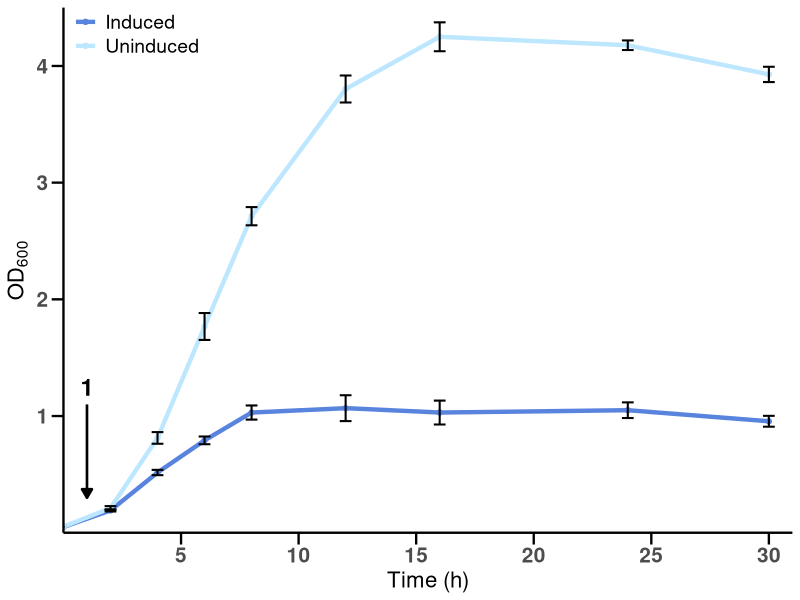
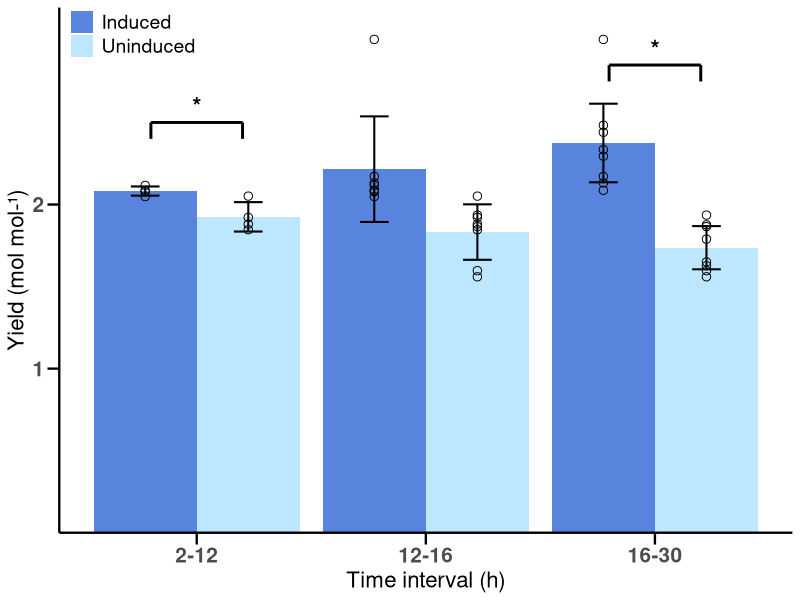
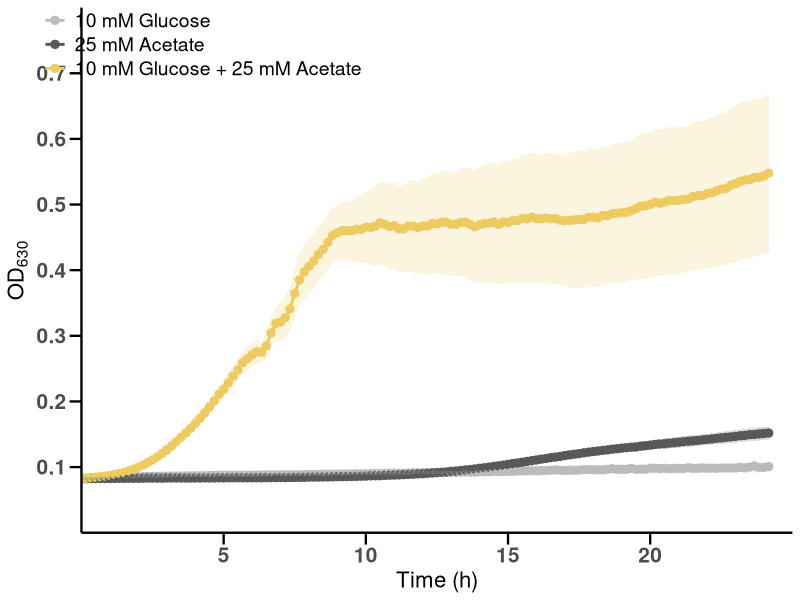
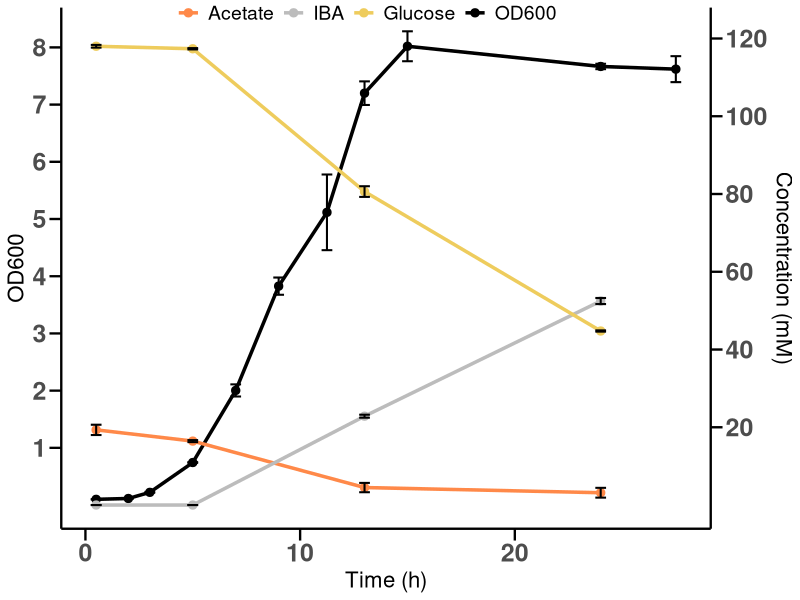

Source code (R) for these figures, in order:
## ---- chunk 1
library(tidyverse)
## ---- chunk 2
fig2a_data <- read_csv("../data-01/reproducing_plots/figure_2a_data.csv", show_col_types = FALSE)
## ---- chunk 3
fig2a_long <- fig2a_data %>%
  pivot_longer(
    cols = -`time (h)`,
    names_to = c("replicate", "condition"),
    names_sep = "_",
    values_to = "values"
  ) %>% 
  mutate(condition = str_to_title(condition)) %>% 
  # By transforming condition into a factor, we can control the order of the variables in the plot.
  mutate(condition = factor(condition, levels = c("Induced", "Uninduced")))
## ---- chunk 4
fig2a_summary <- fig2a_long %>%
  group_by(`time (h)`, condition) %>%
  summarize(
    mean = mean(values),
    sd = sd(values),
    .groups = 'drop'
  )
## ---- chunk 5

# Define colors for the conditions.
colors = c("Uninduced" = "#bce7fe", "Induced" = "#5884de")

p_fig2a <- ggplot(fig2a_summary, aes(x = `time (h)`, y = mean, color = condition)) +
  geom_line(linewidth = 1.5) +
  geom_point() +
  geom_errorbar(aes(ymin = mean - sd, ymax = mean + sd),
                color = "black", width = 0.5, linewidth = 0.7) +
  # Arrow pointing down at x = 1
  annotate("segment", x = 1, xend = 1, y = 1.1, yend = 0.3,
    arrow = grid::arrow(length = unit(0.25, "cm"), type = "closed"),
    color = "black", linewidth = 0.9
  ) +
  # Number "1" above the arrow
  annotate("text", x = 1, y = 1.25, label = "1", size = 6, fontface = "bold") +
  scale_color_manual(values = colors) +
  # Change x and y axis titles and limits
  labs(x = "Time (h)", y = expression(OD[600])) +
  scale_y_continuous(breaks = c(1, 2, 3, 4), expand = c(0, 0), limits = c(0, 4.5)) +
  scale_x_continuous(breaks = seq(5, 30, by = 5), expand = c(0, 0), limits = c(0, 31)) +
  # Apply a basic theme and customize it
  theme_minimal() +
  theme(
    panel.grid = element_blank(),
    axis.line = element_line(color = "black", linewidth = 0.8),
    axis.ticks = element_line(color = "black", linewidth = 0.8),
    axis.ticks.length = unit(0.3, "cm"),
    axis.text = element_text(size = 15, face = "bold"),
    axis.title = element_text(size = 16),
    legend.title = element_blank(),
    legend.text = element_text(size = 14),
    legend.position = c(0.1, 0.95)
  )
## ---- chunk 6
p_fig2a
## ---- chunk 7
fig2b_data <- read_csv("../data-01/reproducing_plots/figure_2b_data.csv", show_col_types = FALSE)
## ---- chunk 8

fig2b_long <- fig2b_data %>%
  pivot_longer(
    cols = -`timepoint (h)`,
    names_to = c("condition", "replicate"),
    names_sep = "_",
    values_to = "values"
  ) %>%
  mutate(condition = str_to_title(condition)) %>%
  # By transforming condition into a factor, we can control the order of the variables in the plot.
  mutate(condition = factor(condition, levels = c("Induced", "Uninduced"))) %>% 
      mutate("time_interval" = case_when(
    `timepoint (h)` >= 2 & `timepoint (h)` < 12 ~ "2-12",
    `timepoint (h)` >= 12 & `timepoint (h)` < 16 ~ "12-16",
    `timepoint (h)` >= 16 & `timepoint (h)` <= 30 ~ "16-30"
  )) %>% 
  mutate(time_interval = factor(time_interval, levels = c("2-12", "12-16", "16-30")))
## ---- chunk 9
fig2b_summary <- fig2b_long %>%
  group_by(condition, time_interval) %>%
  summarize(
    mean = mean(values),
    sd = sd(values),
    .groups = 'drop')
## ---- chunk 10
p_fig2b <- ggplot(fig2b_summary, aes(x = time_interval, y = mean, fill = condition)) +
  geom_bar(position = "dodge", stat = "identity") +
  geom_errorbar(aes(ymin = mean - sd, ymax = mean + sd),
                position = position_dodge(0.9), width = 0.25, linewidth = 0.7) +
  geom_point(
    data = fig2b_long %>% distinct(condition, time_interval, replicate, values),
    aes(x = time_interval, y = values, group = condition),
    color = "black", shape = 1,
    position = position_dodge(width = 0.9),
    size = 2.5,
    show.legend = FALSE
  ) +
  # Include brackets and asterisks for significance. Sometimes it's easier to do this in a graphic editor.
  annotate("segment", x = 0.8, xend = 1.2, y = 2.5, yend = 2.5, linewidth = 1) +
  annotate("segment", x = 0.8, xend = 0.8, y = 2.5, yend = 2.4, linewidth = 1) +
  annotate("segment", x = 1.2, xend = 1.2, y = 2.5, yend = 2.4, linewidth = 1) +
  annotate("text", x = 1, y = 2.6, label = "*", size = 6, fontface = "bold") +
  annotate("segment", x = 2.8, xend = 3.2, y = 2.85, yend = 2.85, linewidth = 1) +
  annotate("segment", x = 2.8, xend = 2.8, y = 2.85, yend = 2.75, linewidth = 1) +
  annotate("segment", x = 3.2, xend = 3.2, y = 2.85, yend = 2.75, linewidth = 1) +
  annotate("text", x = 3, y = 2.95, label = "*", size = 6, fontface = "bold") +
  # Use the same colors as in Fig 2a and adjust axes.
  scale_fill_manual(values = colors) +
  scale_y_continuous(breaks = c(1, 2), expand = c(0, 0), limits = c(0, 3.2)) +
  labs(
    x = "Time interval (h)",
    y = "Yield (mol mol-¹)"
  ) +
  # Set a basic theme and customize it
  theme_minimal() +
  theme(
    panel.grid = element_blank(),
    axis.line = element_line(color = "black", linewidth = 0.8),
    axis.ticks = element_line(color = "black", linewidth = 0.8),
    axis.ticks.length = unit(0.3, "cm"),
    axis.text = element_text(size = 15, face = "bold"),
    axis.title = element_text(size = 16),
    legend.title = element_blank(),
    legend.text = element_text(size = 14),
    legend.position = c(0.1, 0.95)
  )
## ---- chunk 11
p_fig2b
## ---- chunk 12
fig2c_data <- read_csv("../data-01/reproducing_plots/figure_2c_data.csv", show_col_types = FALSE)
## ---- chunk 13
fig2c_data_clean <- fig2c_data %>% 
  # rename the problematic column names added by R (with "..." suffixes)
  rename(
    "10_mM_glucose|od600" = "10 mM glucose...2",
    "10_mM_glucose|sd" = "10 mM glucose...3",
    "25_mM_acetate|od600" = "25 mM acetate...4",
    "25_mM_acetate|sd" = "25 mM acetate...5",
    "10_mM_glucose_25_mM_acetate|od600" = "10 mM glucose + 25 mM acetate...6",
    "10_mM_glucose_25_mM_acetate|sd" = "10 mM glucose + 25 mM acetate...7"
  ) %>%
  # remove header/extra rows if present, rename the time column and ensure it's numeric
  slice(-1, -2) %>%
  rename("time_h" = "condition") %>%
  mutate(across(where(is.character), as.numeric)) %>% 
  # convert to long format
  pivot_longer(
    cols = -time_h,
    names_to = c("condition_measure"),
    values_to = "values"
  ) %>% 
  # separate condition and measure into different columns
  separate(condition_measure, into = c("condition", "measure"), sep = "\\|") %>% 
  # convert back to wide format
  pivot_wider(
    names_from = measure,
    values_from = values
  ) %>% 
  # clean up condition names
  mutate(condition = case_when(
    condition == "10_mM_glucose" ~ "10 mM Glucose",
    condition == "25_mM_acetate" ~ "25 mM Acetate",
    condition == "10_mM_glucose_25_mM_acetate" ~ "10 mM Glucose + 25 mM Acetate")
  ) %>% 
  # transform condition values to factors for plotting order
  mutate(condition = factor(condition, levels = c("10 mM Glucose", "25 mM Acetate", "10 mM Glucose + 25 mM Acetate")))

## ---- chunk 14

# Define colors for the metabolites.
metabolite_colors <- c("10 mM Glucose" = "#bcbcbc", 
                       "25 mM Acetate" = "#595959", 
                       "10 mM Glucose + 25 mM Acetate" = "#eecc62")

p_fig2c <- fig2c_data_clean %>% 
  ggplot(aes(x = time_h, y = od600, color = condition, fill = condition)) +
  geom_line(linewidth = 1) +
  geom_point(size = 2.5) +
  # geom_ribbon for the shaded standard deviation area.
  geom_ribbon(aes(ymin = od600 - sd, ymax = od600 + sd, fill = condition), alpha = 0.2, color = NA, show.legend = FALSE) +
    scale_color_manual(values = metabolite_colors) +
    scale_fill_manual(values = metabolite_colors) +
  # Put titles to the axes and adjust limits.
  labs(
    x = "Time (h)",
    y = expression(OD[630])
  ) +
  scale_y_continuous(breaks = seq(0.1, 0.7, by = 0.1), expand = c(0, 0), limits = c(0, 0.8)) +
  scale_x_continuous(breaks = seq(5, 20, by = 5), expand = c(0, 0), limits = c(0, 25)) +
  # Apply a basic theme and customize it
  theme_minimal() +
  theme(
    panel.grid = element_blank(),
    axis.line = element_line(color = "black", linewidth = 0.8),
    axis.ticks = element_line(color = "black", linewidth = 0.8),
    axis.ticks.length = unit(0.3, "cm"),
    axis.text = element_text(size = 15, face = "bold"),
    axis.title = element_text(size = 16),
    legend.title = element_blank(),
    legend.text = element_text(size = 14),
    legend.position = c(0.17, 0.93)
  )

## ---- chunk 15
p_fig2c
## ---- chunk 16
fig2d_data <- read_csv("../data-01/reproducing_plots/figure_2d_data.csv", show_col_types = FALSE)
## ---- chunk 17
fig2d_data_clean <- fig2d_data %>% 
  # rename the problematic column names added by R (with "..." suffixes)
  rename(
    od600_1        = `IBA strain - OD600...2`,
    od600_2        = `IBA strain - OD600...3`,
    od600_3        = `IBA strain - OD600...4`,
    glucose_1      = `Glucose (mM)...5`,
    glucose_2      = `Glucose (mM)...6`,
    glucose_3      = `Glucose (mM)...7`,
    acetate_1      = `Acetate (mM)...8`,
    acetate_2      = `Acetate (mM)...9`,
    acetate_3      = `Acetate (mM)...10`,
    ibamM_1       = `IBA (mM)...11`,
    ibamM_2       = `IBA (mM)...12`,
    ibamM_3       = `IBA (mM)...13`,
    time_h         = condition,
  ) %>% 
  # remove header/extra rows if present and ensure numeric columns
  slice(-1) %>%
  # fix column types transforming them from character to numeric
  mutate(across(where(is.character), as.numeric)) %>% 
  # convert to long format, separate measure and replicate and remove NAs
  pivot_longer(
    cols = -time_h,
    names_to = c("measure_replicate"),
    values_to = "values"
  ) %>% 
  separate(measure_replicate, into = c("measure", "replicate"), sep = "_") %>% 
  filter(!is.na(values))
## ---- chunk 18
fig2d_summary <- fig2d_data_clean %>%
  group_by(time_h, measure) %>%
  summarize(
    mean = mean(values),
    sd = sd(values),
    .groups = 'drop'
  )
## ---- chunk 19
df_od <- fig2d_summary %>% 
  filter(measure == "od600") %>% 
  mutate(measure = "OD600")

df_conc <- fig2d_summary %>% 
  filter(measure %in% c("glucose", "acetate", "ibamM")) %>% 
  mutate(measure = case_when(
    measure == "glucose" ~ "Glucose",
    measure == "acetate" ~ "Acetate",
    measure == "ibamM" ~ "IBA"
  )) %>% 
  mutate(measure = factor(measure, levels = c("Acetate", "IBA", "Glucose")))

## ---- chunk 20

scale_factor <- max(df_conc$mean, na.rm = TRUE) / max(df_od$mean, na.rm = TRUE)
## ---- chunk 21
# Define colors for the variables.
variable_colors = c(
  "OD600" = "black",
  "Glucose" = "#eecc5d",
  "Acetate" = "#ff8949",
  "IBA" = "#bcbcbc"
)

# There is no global mapping inside ggplot() since we have two different datasets.
# We need to specify the aes() mappings inside each geom_...() function.
p_fig2d <- ggplot() +
  geom_line(data = df_od, aes(x = time_h, y = mean, color = "OD600"), linewidth = 1.2) +
  geom_point(data = df_od, aes(x = time_h, y = mean, color = "OD600"), size = 2.5) +
  geom_errorbar(data = df_od, aes(x = time_h, y = mean, ymin = mean - sd, ymax = mean + sd),
    color = "black", width = 0.5, linewidth = 0.7) +
  geom_line(data = df_conc, aes(x = time_h, y = mean / scale_factor, color = measure), linewidth = 1.2) +
  geom_point(data = df_conc, aes(x = time_h, y = mean / scale_factor, color = measure), size = 2.5) +
  geom_errorbar(data = df_conc, aes(x = time_h, y = mean / scale_factor, ymin = (mean - sd) / scale_factor, ymax = (mean + sd) / scale_factor),
    color = "black", width = 0.5, linewidth = 0.7) +
  labs(x = "Time (h)") +
  # sec.axis() defines the secondary y-axis and how to transform the primary y-axis values to the secondary axis values.
  # Here we can set limits and breaks for both y-axes.
  scale_y_continuous(name = "OD600", sec.axis = sec_axis(~ . * scale_factor, name = "Concentration (mM)",
    breaks = seq(20, 120, by = 20)),
        breaks = seq(1, 8, by = 1)) +
  scale_color_manual(values = variable_colors) +
  # Apply a basic theme and customize it
  theme_minimal() +
  theme(
    panel.grid = element_blank(),
    axis.line = element_line(color = "black", linewidth = 0.8),
    axis.ticks = element_line(color = "black", linewidth = 0.8),
    axis.ticks.length = unit(0.3, "cm"),
    axis.text = element_text(size = 18, face = "bold"),
    axis.title = element_text(size = 16),
    legend.title = element_blank(),
    legend.text = element_text(size = 14),
    legend.direction = "horizontal",
    legend.position = c(0.47, 0.99)
  )
## ---- chunk 22
p_fig2d
